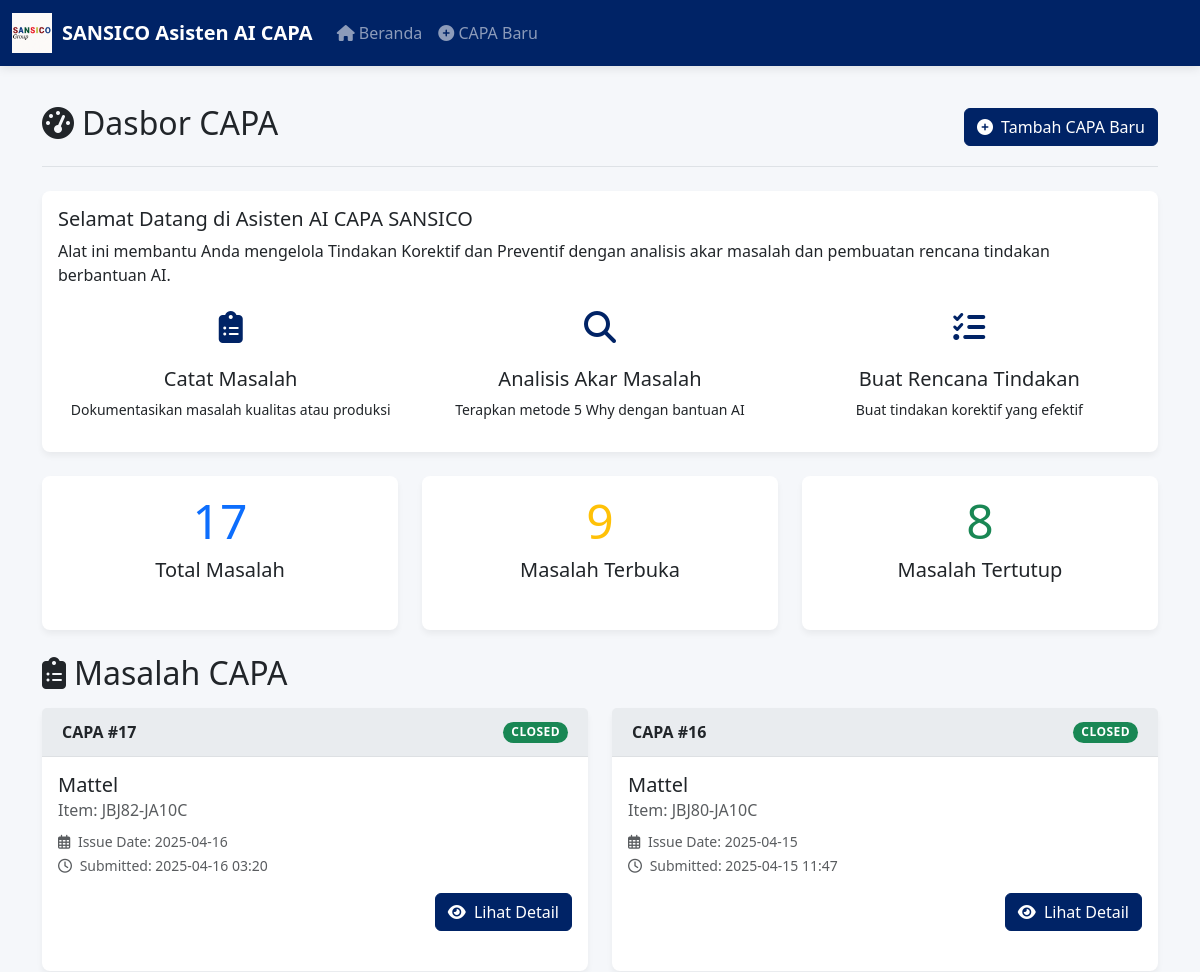
Before: / (upper part) with the older database file.
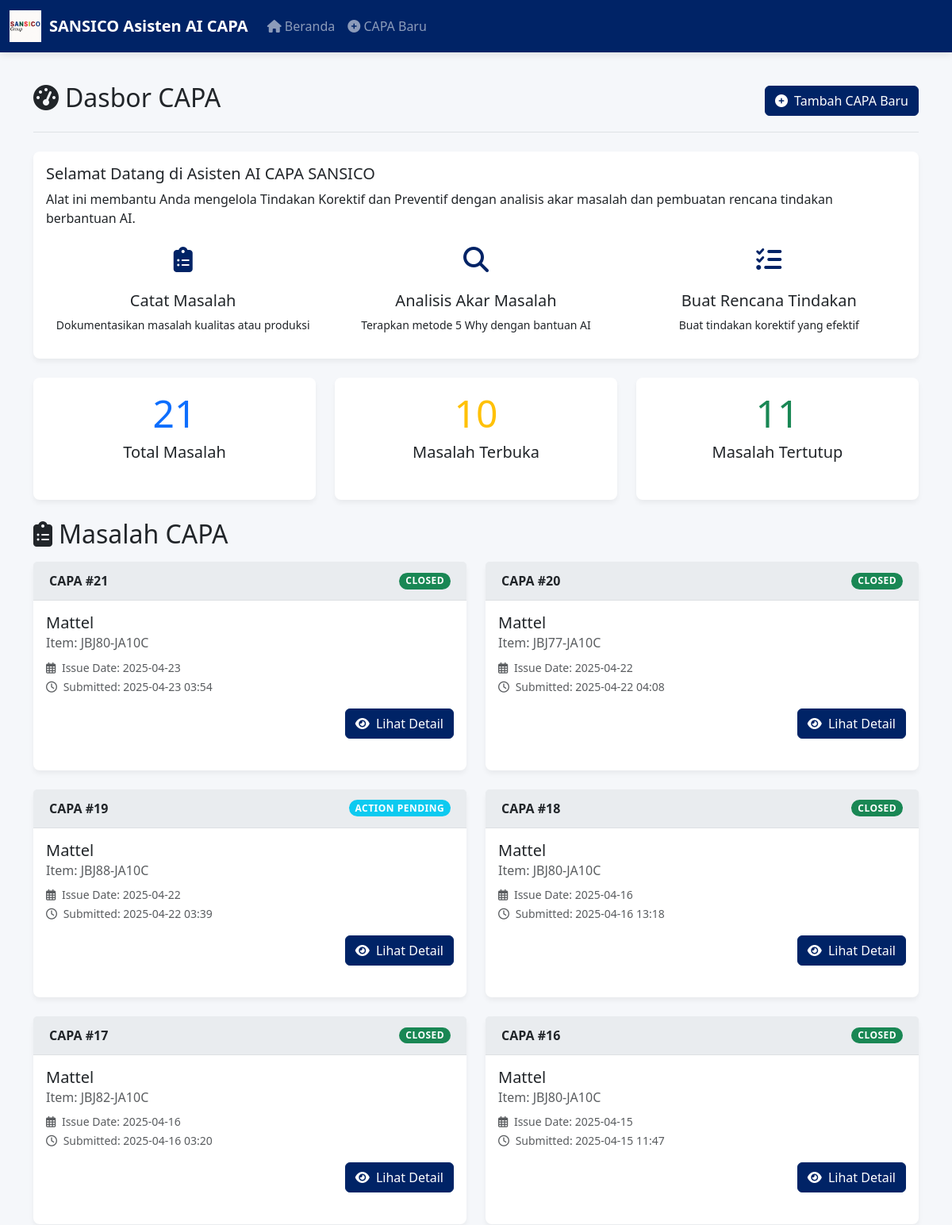
After: the same page with the newer database file.
### app.py (models this page shows)
class CapaIssue(db.Model):
    __tablename__ = 'capa_issues'
    capa_id = db.Column(db.Integer, primary_key=True)
    customer_name = db.Column(db.String(200), nullable=False)
    issue_date = db.Column(db.Date, nullable=False)
    issue_description = db.Column(db.Text, nullable=False)
    item_involved = db.Column(db.String(200), nullable=False)
    initial_photo_path = db.Column(db.String(300)) # Path to initial issue photo
    submission_timestamp = db.Column(db.DateTime, default=datetime.utcnow)
    status = db.Column(db.String(50), default='Open', nullable=False) # e.g., 'Open', 'RCA Pending', 'Action Pending', 'Evidence Pending', 'Closed'
    root_cause = db.relationship('RootCause', backref='capa_issue', uselist=False, cascade="all, delete-orphan") # One-to-one
    action_plan = db.relationship('ActionPlan', backref='capa_issue', uselist=False, cascade="all, delete-orphan") # One-to-one
    evidence = db.relationship('Evidence', backref='capa_issue', cascade="all, delete-orphan") # One-to-many

### app.py (the view)
@app.route('/')
def index():
    issues = CapaIssue.query.order_by(CapaIssue.submission_timestamp.desc()).all()
    return render_template('index.html', issues=issues)

### templates/index.html (shortened to what this page needs)
{% extends "base.html" %}
{% block content %}
  <div class="d-flex justify-content-between flex-wrap flex-md-nowrap align-items-center pt-4 pb-3 mb-4 border-bottom">
    <h1 class="h2"><i class="fas fa-tachometer-alt me-2"></i>Dasbor CAPA</h1>
    <div class="btn-toolbar mb-2 mb-md-0">
      <a href="{{ url_for('new_capa') }}" class="btn btn-primary">
        <i class="fas fa-plus-circle me-1"></i> Tambah CAPA Baru
      </a>
    </div>
  </div>
  <div class="card mb-4">
    <div class="card-body">
      <h5 class="card-title">Selamat Datang di Asisten AI CAPA SANSICO</h5>
      <p class="card-text">Alat ini membantu Anda mengelola Tindakan Korektif dan Preventif dengan analisis akar masalah dan pembuatan rencana tindakan berbantuan AI.</p>
      <div class="row text-center mt-3">
        <div class="col-md-4">
          <div class="dashboard-icon"><i class="fas fa-clipboard-list"></i></div>
          <h5>Catat Masalah</h5>
          <p class="small">Dokumentasikan masalah kualitas atau produksi</p>
        </div>
        <div class="col-md-4">
          <div class="dashboard-icon"><i class="fas fa-search"></i></div>
          <h5>Analisis Akar Masalah</h5>
          <p class="small">Terapkan metode 5 Why dengan bantuan AI</p>
        </div>
        <div class="col-md-4">
          <div class="dashboard-icon"><i class="fas fa-tasks"></i></div>
          <h5>Buat Rencana Tindakan</h5>
          <p class="small">Buat tindakan korektif yang efektif</p>
        </div>
      </div>
    </div>
  </div>
  <div class="row mb-4">
    <div class="col-md-4">
      <div class="card dashboard-card">
        <div class="card-body text-center">
          <h3 class="display-5 text-primary">{{ issues|length if issues else 0 }}</h3>
          <h5>Total Masalah</h5>
        </div>
      </div>
    </div>
    <div class="col-md-4">
      <div class="card dashboard-card">
        <div class="card-body text-center">
          <h3 class="display-5 text-warning">{{ issues|selectattr('status', 'ne', 'Closed')|list|length if issues else 0 }}</h3>
          <h5>Masalah Terbuka</h5>
        </div>
      </div>
    </div>
    <div class="col-md-4">
      <div class="card dashboard-card">
        <div class="card-body text-center">
          <h3 class="display-5 text-success">{{ issues|selectattr('status', 'eq', 'Closed')|list|length if issues else 0 }}</h3>
          <h5>Masalah Tertutup</h5>
        </div>
      </div>
    </div>
  </div>
  <h2 class="mb-3"><i class="fas fa-clipboard-list me-2"></i>Masalah CAPA</h2>
  {% if issues %}
    <div class="row row-cols-1 row-cols-md-2 g-4">
      {% for issue in issues %}
        <div class="col">
          <div class="card h-100">
            <div class="card-header d-flex justify-content-between align-items-center">
              <span>CAPA #{{ issue.capa_id }}</span>
              {% if issue.status == 'Open' %}
                <span class="badge status-badge status-open">{{ issue.status }}</span>
              {% elif issue.status == 'Closed' %}
                <span class="badge status-badge status-closed">{{ issue.status }}</span>
              {% else %}
                <span class="badge bg-info text-white status-badge">{{ issue.status }}</span>
              {% endif %}
            </div>
            <div class="card-body">
              <h5 class="card-title">{{ issue.customer_name }}</h5>
              <h6 class="card-subtitle mb-2 text-muted">Item: {{ issue.item_involved }}</h6>
              <p class="card-text">
                <small class="text-muted">
                  <i class="far fa-calendar-alt me-1"></i> Issue Date: {{ issue.issue_date.strftime('%Y-%m-%d') }}<br>
                  <i class="far fa-clock me-1"></i> Submitted: {{ issue.submission_timestamp.strftime('%Y-%m-%d %H:%M') }}
                </small>
              </p>
              <div class="text-end mt-3">
                <a href="{{ url_for('view_capa', capa_id=issue.capa_id) }}" class="btn btn-primary">
                  <i class="fas fa-eye me-1"></i> Lihat Detail
                </a>
              </div>
            </div>
          </div>
        </div>
      {% endfor %}
    </div>
  {% else %}
    <div class="alert alert-info">
      <i class="fas fa-info-circle me-2"></i> Tidak ada masalah CAPA ditemukan. Klik "Tambah CAPA Baru" untuk membuat masalah pertama Anda.
    </div>
  {% endif %}
{% endblock %}

### templates/base.html (shortened to what this page needs)
<!doctype html>
<html lang="en">
  <head>
    <link href="https://cdn.jsdelivr.net/npm/bootstrap@5.3.3/dist/css/bootstrap.min.css" rel="stylesheet">
    <link rel="stylesheet" href="https://cdnjs.cloudflare.com/ajax/libs/font-awesome/6.5.1/css/all.min.css" />
    <link href="{{ url_for('static', filename='css/custom.css') }}" rel="stylesheet">
  </head>
  <body>
    <nav class="navbar navbar-expand-md navbar-dark fixed-top">
      <div class="container-fluid">
        <a class="navbar-brand" href="{{ url_for('index') }}">
          <img src="{{ url_for('static', filename='images/logo.png') }}" alt="SANSICO Logo" class="d-inline-block align-top">
          SANSICO Asisten AI CAPA
        </a>
        <div class="collapse navbar-collapse" id="navbarCollapse">
          <ul class="navbar-nav me-auto mb-2 mb-md-0">
            <li class="nav-item">
              <a class="nav-link" href="{{ url_for('index') }}"><i class="fas fa-home"></i> Beranda</a>
            </li>
            <li class="nav-item">
              <a class="nav-link" href="{{ url_for('new_capa') }}"><i class="fas fa-plus-circle"></i> CAPA Baru</a>
            </li>
          </ul>
        </div>
      </div>
    </nav>
    <main class="container animate-fade-in">
      {% block content %}{% endblock %}
    </main>
  </body>
</html>

### static/css/custom.css (style rules this page uses)
:root { --primary-color: #002366; --secondary-color: #e9ecef; --accent-color: #0d6efd; --text-color: #212529; --light-text: #f8f9fa; --success-color: #198754; --warning-color: #ffc107; --danger-color: #dc3545; }
body { font-family: 'Segoe UI', Roboto, 'Helvetica Neue', Arial, sans-serif; color: var(--text-color); padding-top: 5rem; background-color: #f5f7fa; }
.navbar { box-shadow: 0 2px 10px rgba(0, 0, 0, 0.1); background-color: var(--primary-color) !important; }
.navbar-brand { font-weight: 600; display: flex; align-items: center; }
.navbar-brand img { margin-right: 10px; max-height: 40px; }
.card { border: none; border-radius: 8px; box-shadow: 0 4px 6px rgba(0, 0, 0, 0.05); margin-bottom: 1.5rem; transition: transform 0.2s, box-shadow 0.2s; }
.card-header { background-color: var(--secondary-color); border-bottom: 1px solid rgba(0, 0, 0, 0.05); font-weight: 600; padding: 0.75rem 1.25rem; }
.btn-primary { background-color: var(--primary-color); border-color: var(--primary-color); }
.dashboard-card { height: 100%; display: flex; flex-direction: column; }
.dashboard-card .card-body { flex: 1 1 auto; }
.dashboard-icon { font-size: 2rem; margin-bottom: 1rem; color: var(--primary-color); }
.status-badge { padding: 0.35em 0.65em; border-radius: 20px; font-weight: 600; font-size: 0.75em; text-transform: uppercase; letter-spacing: 0.5px; }
.status-closed { background-color: var(--success-color); color: white; }
.animate-fade-in { animation: fadeIn 0.5s ease; }

Changed rows visible on the page:
added CapaIssue: capa_id "21", status "CLOSED", customer_name "Mattel", item_involved "JBJ80-JA10C", issue_date "2025-04-23", submission_timestamp "2025-04-23 03:54"
added CapaIssue: capa_id "20", status "CLOSED", customer_name "Mattel", item_involved "JBJ77-JA10C", issue_date "2025-04-22", submission_timestamp "2025-04-22 04:08"
added CapaIssue: capa_id "19", status "ACTION PENDING", customer_name "Mattel", item_involved "JBJ88-JA10C", issue_date "2025-04-22", submission_timestamp "2025-04-22 03:39"
added CapaIssue: capa_id "18", status "CLOSED", customer_name "Mattel", item_involved "JBJ80-JA10C", issue_date "2025-04-16", submission_timestamp "2025-04-16 13:18"
Other visible differences:
{{ issues|length if issues else 0 }}: "17" → "21"
text no longer shown: "9 8"
text now shown: "10 11"
